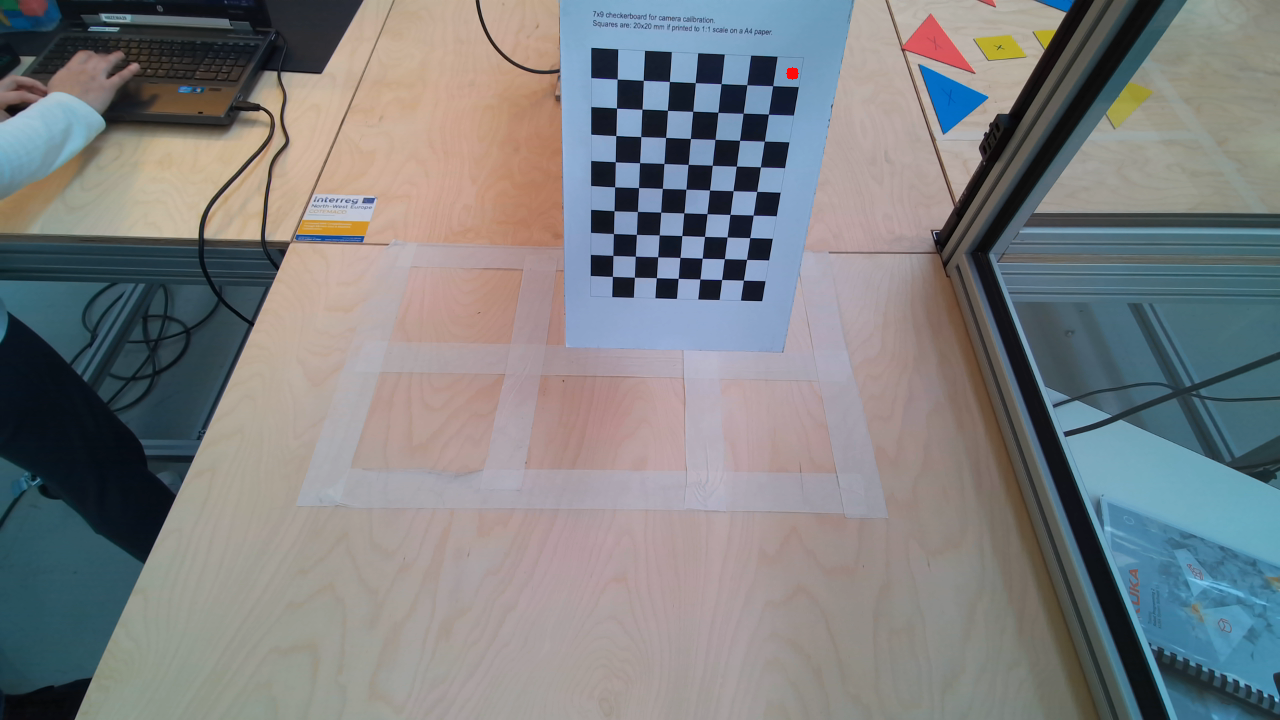
#> input picture images_Hussein_15.03_1280x720/p01.png, 1280 x 720 px, given in place of the camera
$ python main.py   (older library calls are emulated)
#> lines starting #> are read from the running program, lines starting #| are printed output that depends on the picture; after the words box and inside, x2 and y2 are one past the last pixel; in counts of white or black regions, pixels touching at a corner belong together
### CameraCalibration.py
import json
import numpy as np
import cv2
import sys
import scipy.optimize
import Utils
import math
import calc


from calibration import chessboardCalibration, circlesGrid, asymmetricCirclesGrid, reprojectionError
from tranformation_and_calibration_matrixes import projection_matrix, calc_pixel2robot, pixel2robot_tangram, camera_flange_calibration, rot2euler, euler2rot

class cam_cal:
    def __init__(self):
        pass

    # [51 lines left out: function wp2camera, not called in this run]

    # get tvec, rvec, camera_matrix from output_wp2camera.json
    def read_wp2c(self, input_name):
        # opens the json file with input parameters
#> called with input_name = 'output_wp2camera.json'
        with open(input_name, 'r') as f:
#> (reads output_wp2camera.json from the repository)
            input_params = json.load(f)
        dist_coefs = np.array(input_params["dist_coefs"])
        camera_matrix = np.array(input_params["camera_matrix"])
        tvec_json = input_params["translational_vectors"]
        rvec_json = input_params["rotational_vectors"]

        tvec = []
        rvec = []
        for i in range(len(tvec_json)):
            tvec.append(np.array(tvec_json["image" + str(i)]))
            rvec.append(np.array(rvec_json["image" + str(i)]))

        return tvec, rvec, camera_matrix, dist_coefs

    # [36 lines left out: functions camera2flange, read_c2f, read_bTf, not called in this run]

    def read_b2c(self, input_name):
#> called with input_name = 'output_b2c.json'
        with open(input_name, 'r') as f :
#> (reads output_b2c.json from the repository)
#> further down, img is the input picture: shape (720, 1280, 3); mean B, G, R 129.4, 127.5, 125.6
            input_params = json.load(f)
        bTc = np.array(input_params["bTc(i)"]["bTc_average"])
        # bTc = np.array(input_params["bTc(i)"]["bTc(5)"])

        return bTc

    '''
    For the triangle                                                  for the quadangle
    --> (original coordinate)       A(the point at the triangle)                           A             Right(C)
    v                                 I I I I Right(C)                                          I I I I I I
                                      I  I                                                   I         I
                             Left(B)  I                                                     I I I I I I
                                                                                        Left(B)
    '''

    # [824 lines left out: functions callPixel2camera_tangram, callPixel2robot_depth, callPixel2robot_tangram, fourptsMeetat, correctCenterPos, getCornerPointAfterCorr and 4 more, not called in this run]

### Utils.py
# input a color image after the contour function will output the objects with nicely formatted way
import cv2
import numpy as np
import math
import json
import sys

scale = 3

def dotproduct(v1, v2):
    return sum((a*b) for a, b in zip(v1, v2))

def length(v):
    return math.sqrt(dotproduct(v, v))

# [26 lines left out: functions angle, isSquare, not called in this run]

#def getContours(img, cThr = [33, 37], showCanny = False, minArea = 1000, filter = 0, draw = False):
def getContours(img, cThr = [222, 70], showCanny = True, minArea = 1000, filter = 0, draw = False):

    # [9 lines of commented-out code are left out]
    imgHSV = cv2.cvtColor(img, cv2.COLOR_BGR2HSV)
#> imgHSV: shape (720, 1280, 3); mean H, S, V 66.8, 61.3, 142.7
    # [17 lines of commented-out code are left out]
    lower_red = np.array([0, 123, 77])
    upper_red = np.array([255, 255, 255])

    mask = cv2.inRange(imgHSV, lower_red, upper_red)
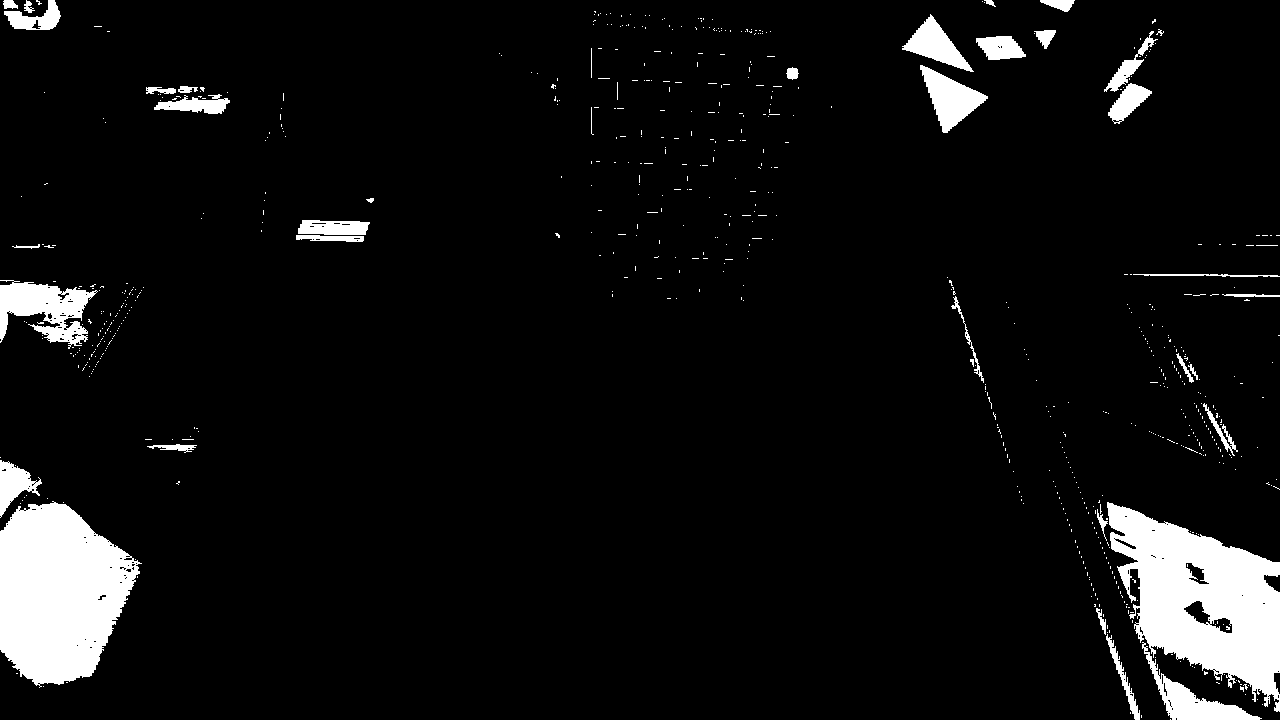
#> mask: shape (720, 1280); 6.4% white; 710 white regions (671 under 20 px), largest, box (x1, y1, x2, y2) and area: (1107, 502, 1280, 712) 19336, (0, 501, 142, 688) 18751, (0, 280, 98, 349) 3571
    # convert an input image into an edge image
    ##imgCanny = cv2.Canny(imgBlur, cThr[0], cThr[1])
    ##imgCanny = cv2.Canny(imgBlur, l_s, l_h)

    kernel = np.ones((5,5))
    mask = cv2.erode(mask, kernel)
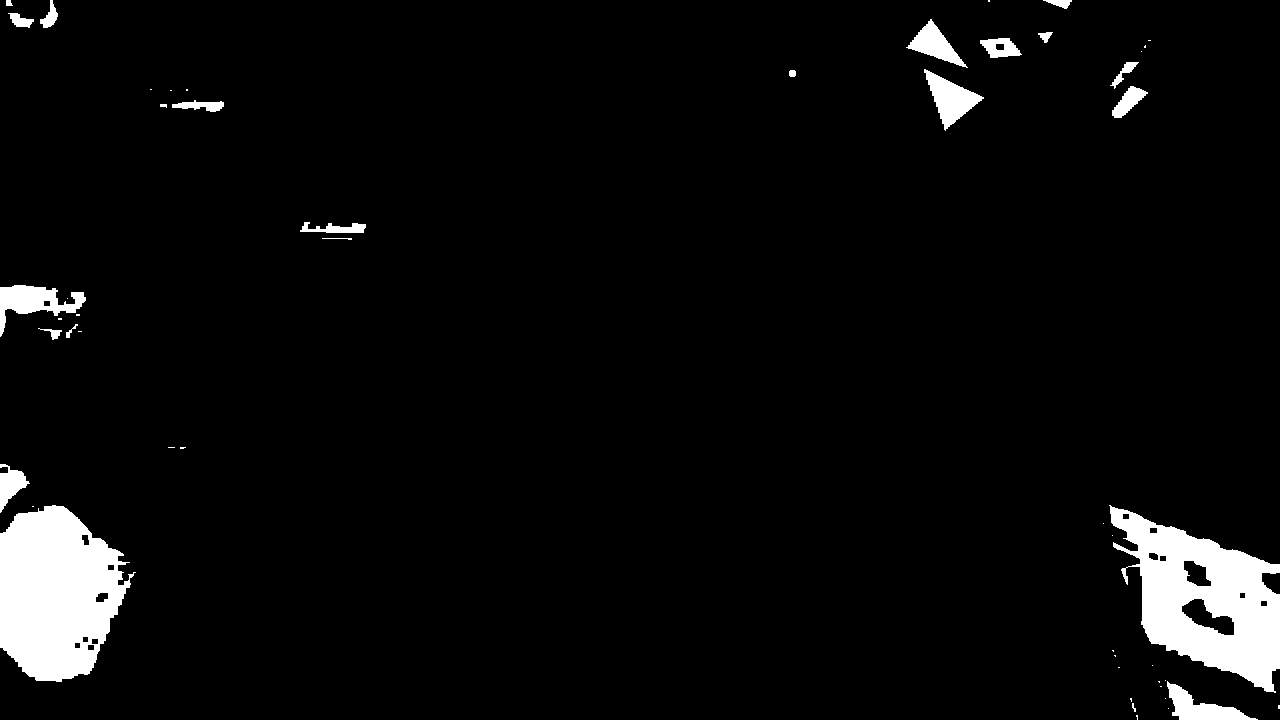
#> mask: shape (720, 1280); 4.7% white; 51 white regions (29 under 20 px)
    # dilate operation used to find connected components
    ##imgDial = cv2.dilate(imgCanny, kernel, iterations = 3)
    # erode eliminate "speckle" noise in an image
    ##imgThre = cv2.erode(imgDial, kernel, iterations = 2)
    ##if showCanny: cv2.imshow('Canny', imgThre)
    if showCanny: cv2.imshow('Canny', mask)
    # find the contour
    # cv2.RETR_EXTERNAL:in this case we need the outer edges
    # cv2.CHAIN_APPROX_SIMPLE use the simple approximation
    ##contours, hierarchy = cv2.findContours(imgThre, cv2.RETR_EXTERNAL, cv2.CHAIN_APPROX_SIMPLE)
    contours, hierarchy = cv2.findContours(mask, cv2.RETR_EXTERNAL, cv2.CHAIN_APPROX_SIMPLE)
#> contours = 51 contours, 31 with area under 20; largest, box (x1, y1, x2, y2) and area: (1109, 505, 1280, 693) 17342, (0, 505, 136, 682) 16965, (0, 285, 86, 337) 1714, (924, 69, 984, 131) 1483, (1167, 681, 1258, 720) 1278
    #print('contours : ',contours)
    finalContours = []
    for i in contours:
        # find the contour area
        area = cv2.contourArea(i)
        if area > minArea:
            # contour perimeter
            peri = cv2.arcLength(i, True)
            # define our contour point
            # cv2.approxPolyDP(i = defined contour, resolution, True = closed Curve)
            #approx = cv2.approxPolyDP(i, 0.02*peri, True)
            approx = cv2.approxPolyDP(i, 0.005 * cv2.arcLength(i, True), True)
            # find the bounding box
            bbox = cv2.boundingRect(approx)

            # if we have the value of filter we are going to filter based on that value
            # and then we will append it to our final contours that we will return through
            # our function, other wise we will append all of the contours that we are getting
            if filter > 0:
                if len(approx) == filter or len(approx) == filter+1:
                    finalContours.append([len(approx), area, approx, bbox, i])
                    reorderApprox = reorder(approx)
                    nW = round(findDis(reorderApprox[0][0] // scale, reorderApprox[1][0] // scale) / 10, 1)
                    nH = round(findDis(reorderApprox[0][0] // scale, reorderApprox[2][0] // scale) / 10, 1)
                    x, y, w, h = bbox

            else:
                finalContours.append([len(approx), area, approx, bbox, i])
#> this loop made 51 passes
#> (area, peri, bbox) on passes 8, 18, 19, 29, 39, 46: (1278.5, 246.3, (1167, 681, 91, 39)), (17342.5, 821.1, (1109, 505, 171, 188)), (16965, 642, (0, 506, 136, 176)), (1713.5, 323.6, (0, 285, 86, 52)), (1483, 203.7, (924, 69, 60, 62)), (1069.5, 179.9, (906, 19, 62, 49))
#> (the rest of the program and of its run is left out)
